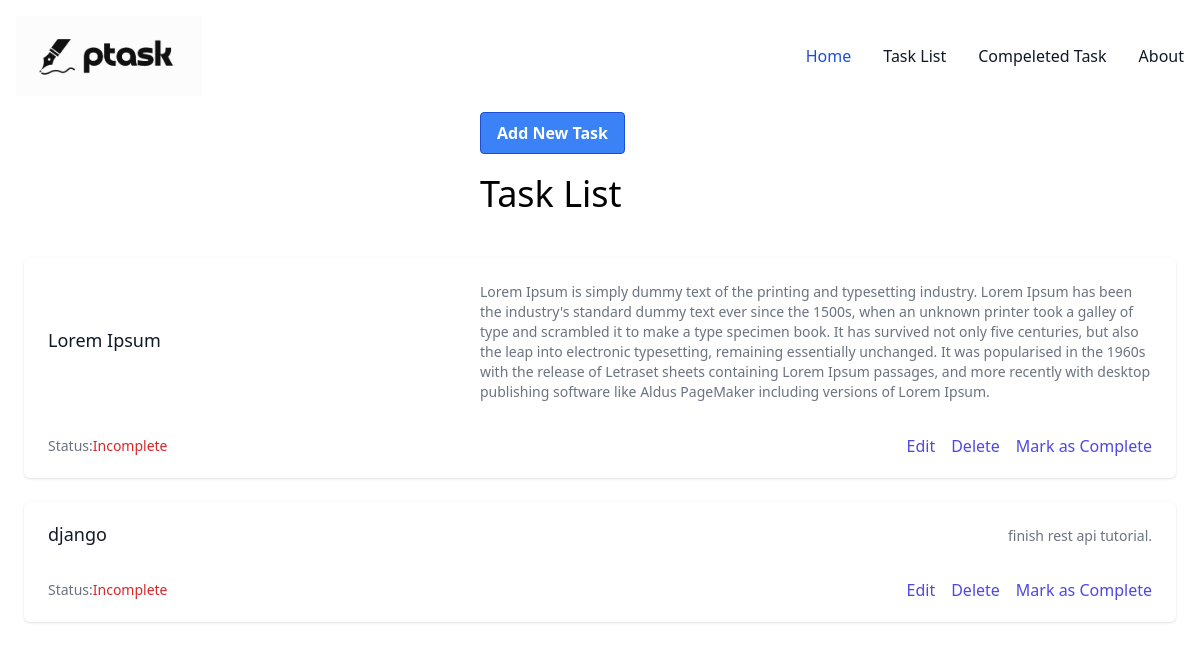
Screenshot of /tasklist/ with the database file from the repository.
### task/models.py (models this page shows)
class TaskModel(models.Model):
    taskTitle=models.CharField(max_length=30)
    taskDescription=models.TextField()
    is_completed=models.BooleanField(default=False)

### task/views.py (the view)
# urls.py: path('tasklist/',views.TaskListView.as_view(),name='tasklist'),
class TaskListView(ListView):
    model=TaskModel
    template_name='tasklist.html'
    context_object_name='tasks'

### task/templates/taskList.html (shortened to what this page needs)
{% extends "base.html" %}
{% block content%}
<div class="container mx-auto" style="width:20%">
    <a href={% url 'addtask'%}><button class="bg-blue-500 hover:bg-blue-700 text-white font-bold py-2 px-4 border border-blue-700 rounded">
        Add New Task
      </button></a>
</div>
<div class="container mx-auto" style="width:20%">
    <div class="container mx-auto py-5">
        <h1 class=" container mx-auto text-4xl">Task List</h1>
    </div>
</div>
{% for task in tasks %}
    {% if task.is_completed is False %}
        <ul class="bg-white shadow overflow-hidden md:rounded-md max-w-6xl mx-auto mt-6">
            <li>
                <div class="px-4 py-5 sm:px-6">
                    <div class="flex items-center justify-between">
                        <h3 class="text-lg leading-6 font-medium text-gray-900 pr-10">{{task.taskTitle}}</h3>
                        <p class="mt-1 max-w-2xl text-sm text-gray-500">{{task.taskDescription}}</p>
                    </div>
                    <div class="mt-4 flex items-center justify-between">
                        <div class="mt-4 flex items-center justify-start">
                            <p class="text-sm font-medium text-gray-500">Status:<span class="text-red-600">Incomplete</span></p>
                        </div>
                        <div class="mt-4 flex items-center justify-end">
                            <a href={% url 'updatetask' pk=task.id%} class="px-4 font-medium text-indigo-600 hover:text-indigo-500">Edit</a>
                            <a href={% url 'deletetask' pk=task.id%} class="pr-4 font-medium text-indigo-600 hover:text-indigo-500">Delete</a>
                            <a href={% url 'completetask' pk=task.id%} class="font-medium text-indigo-600 hover:text-indigo-500">Mark as Complete</a>
                        </div>
                    </div>
                </div>
            </li>
        </ul>
    {% endif %}
{% endfor %}
{% endblock %}

### rows the page displays
TaskModel: taskTitle "Lorem Ipsum", taskDescription "Lorem Ipsum is simply dummy text of the printing and typesetting industry. Lorem Ipsum has been the industry's standard dummy text ever since the 1500s, when an unknown printer took a galley of type and scrambled it to make a type specimen book. It has survived not only five centuries, but also the leap into electronic typesetting, remaining essentially unchanged. It was popularised in the 1960s with the release of Letraset sheets containing Lorem Ipsum passages, and more recently with desktop publishing software like Aldus PageMaker including versions of Lorem Ipsum."
TaskModel: taskTitle "django", taskDescription "finish rest api tutorial."
